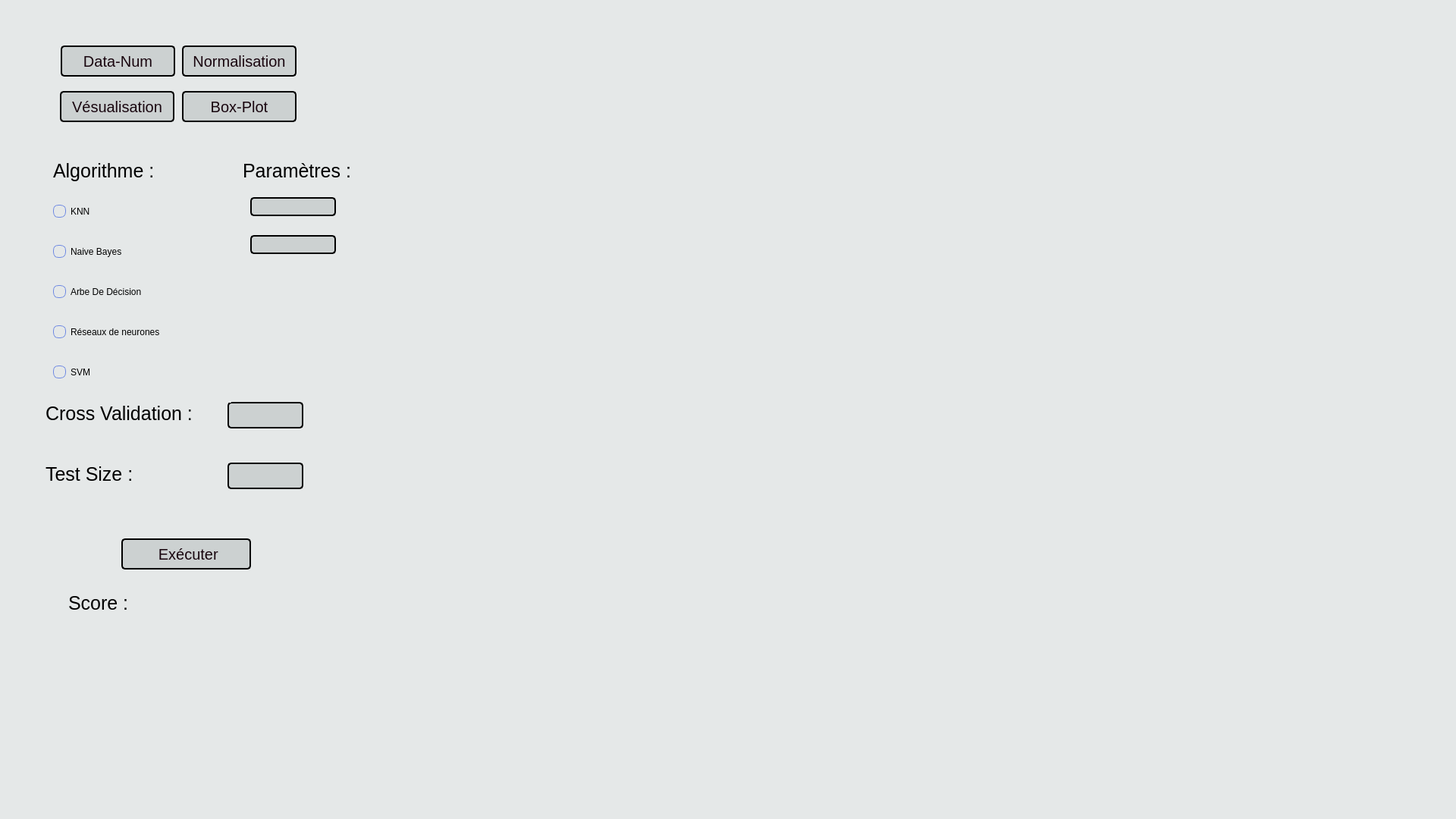
<?xml version="1.0" encoding="UTF-8"?>
<ui version="4.0">
 <class>MainWindow</class>
 <widget class="QMainWindow" name="MainWindow">
  <property name="geometry">
   <rect>
    <x>0</x>
    <y>0</y>
    <width>1920</width>
    <height>1080</height>
   </rect>
  </property>
  <property name="windowTitle">
   <string>MainWindow</string>
  </property>
  <property name="styleSheet">
   <string notr="true">background-color: #E5E8E8;


</string>
  </property>
  <widget class="QWidget" name="centralwidget">
   <widget class="QPushButton" name="pushButton">
    <property name="geometry">
     <rect>
      <x>240</x>
      <y>120</y>
      <width>151</width>
      <height>41</height>
     </rect>
    </property>
    <property name="styleSheet">
     <string notr="true">QPushButton{
    background: #FFFFFF;
    background-color:#CCD1D1;
	font: 25 11pt &quot;URW Bookman&quot;;
    border: 2px solid #000000; 
    border-radius: 5px; 
    font-size:20px;
    color: #19060f;

}
QPushButton:hover{
     border: 2px solid #6E89E2; 
     background: #FFFFFF;
      background-color:#FFFFFF;
      color: #000000;
}</string>
    </property>
    <property name="text">
     <string>Box-Plot</string>
    </property>
   </widget>
   <widget class="QPushButton" name="pushButton_2">
    <property name="geometry">
     <rect>
      <x>80</x>
      <y>60</y>
      <width>151</width>
      <height>41</height>
     </rect>
    </property>
    <property name="styleSheet">
     <string notr="true">QPushButton{
    background: #FFFFFF;
    background-color:#CCD1D1;
	font: 25 11pt &quot;URW Bookman&quot;;
    border: 2px solid #000000; 
    border-radius: 5px; 
    font-size:20px;
    color: #19060f;

}
QPushButton:hover{
     border: 2px solid #6E89E2; 
     background: #FFFFFF;
      background-color:#FFFFFF;
      color: #000000;
}</string>
    </property>
    <property name="text">
     <string>Data-Num</string>
    </property>
   </widget>
   <widget class="QPushButton" name="pushButton_3">
    <property name="geometry">
     <rect>
      <x>79</x>
      <y>120</y>
      <width>151</width>
      <height>41</height>
     </rect>
    </property>
    <property name="styleSheet">
     <string notr="true">QPushButton{
    background: #FFFFFF;
    background-color:#CCD1D1;
	font: 25 11pt &quot;URW Bookman&quot;;
    border: 2px solid #000000; 
    border-radius: 5px; 
    font-size:20px;
    color: #19060f;

}
QPushButton:hover{
     border: 2px solid #6E89E2; 
     background: #FFFFFF;
      background-color:#FFFFFF;
      color: #000000;
}</string>
    </property>
    <property name="text">
     <string>Vésualisation</string>
    </property>
   </widget>
   <widget class="QLineEdit" name="lineEdit">
    <property name="geometry">
     <rect>
      <x>330</x>
      <y>260</y>
      <width>113</width>
      <height>25</height>
     </rect>
    </property>
    <property name="styleSheet">
     <string notr="true">QLineEdit{
    background: #FFFFFF;
    background-color:#CCD1D1;
	font: 25 11pt &quot;URW Bookman&quot;;
    border: 2px solid #000000; 
    border-radius: 5px; 
    font-size:20px;
    color: #000000;

}
QLineEdit:hover{
     border: 2px solid #6E89E2; 
     background: #FFFFFF;
      background-color:#FFFFFF;
      color: #000000;
}</string>
    </property>
   </widget>
   <widget class="QLineEdit" name="lineEdit_2">
    <property name="geometry">
     <rect>
      <x>330</x>
      <y>310</y>
      <width>113</width>
      <height>25</height>
     </rect>
    </property>
    <property name="styleSheet">
     <string notr="true">QLineEdit{
    background: #FFFFFF;
    background-color:#CCD1D1;
	font: 25 11pt &quot;URW Bookman&quot;;
    border: 2px solid #000000; 
    border-radius: 5px; 
    font-size:20px;
    color: #000000;

}
QLineEdit:hover{
     border: 2px solid #6E89E2; 
     background: #FFFFFF;
      background-color:#FFFFFF;
      color: #000000;
}</string>
    </property>
   </widget>
   <widget class="QLineEdit" name="lineEdit_4">
    <property name="geometry">
     <rect>
      <x>300</x>
      <y>530</y>
      <width>100</width>
      <height>35</height>
     </rect>
    </property>
    <property name="styleSheet">
     <string notr="true">QLineEdit{
    background: #FFFFFF;
    background-color:#CCD1D1;
	font: 25 11pt &quot;URW Bookman&quot;;
    border: 2px solid #000000; 
    border-radius: 5px; 
    font-size:20px;
    color: #000000;

}
QLineEdit:hover{
     border: 2px solid #6E89E2; 
     background: #FFFFFF;
      background-color:#FFFFFF;
      color: #000000;
}</string>
    </property>
   </widget>
   <widget class="QLabel" name="label">
    <property name="geometry">
     <rect>
      <x>320</x>
      <y>210</y>
      <width>161</width>
      <height>31</height>
     </rect>
    </property>
    <property name="styleSheet">
     <string notr="true">QLabel{
 
   background-color: #E5E8E8;
	font: 25 11pt &quot;URW Bookman&quot;;
    font-size:25px;
    color: #000000;

}
</string>
    </property>
    <property name="text">
     <string>Paramètres :</string>
    </property>
   </widget>
   <widget class="QLabel" name="label_2">
    <property name="geometry">
     <rect>
      <x>70</x>
      <y>210</y>
      <width>171</width>
      <height>31</height>
     </rect>
    </property>
    <property name="styleSheet">
     <string notr="true">QLabel{
 
   background-color: #E5E8E8;
	font: 25 20pt &quot;URW Bookman&quot;;
    font-size: 25px;
    color: #000000;

}
</string>
    </property>
    <property name="text">
     <string>Algorithme :</string>
    </property>
   </widget>
   <widget class="QLabel" name="label_3">
    <property name="geometry">
     <rect>
      <x>60</x>
      <y>530</y>
      <width>231</width>
      <height>31</height>
     </rect>
    </property>
    <property name="styleSheet">
     <string notr="true">QLabel{
 
   background-color: #E5E8E8;
	font: 25 11pt &quot;URW Bookman&quot;;
    font-size:25px;
    color: #000000;

}
</string>
    </property>
    <property name="text">
     <string>Cross Validation :</string>
    </property>
   </widget>
   <widget class="QLabel" name="label_4">
    <property name="geometry">
     <rect>
      <x>60</x>
      <y>610</y>
      <width>181</width>
      <height>31</height>
     </rect>
    </property>
    <property name="styleSheet">
     <string notr="true">QLabel{
 
   background-color: #E5E8E8;
	font: 25 11pt &quot;URW Bookman&quot;;
    font-size:25px;
    color: #000000;

}
</string>
    </property>
    <property name="text">
     <string>Test Size :</string>
    </property>
   </widget>
   <widget class="QLineEdit" name="lineEdit_5">
    <property name="geometry">
     <rect>
      <x>300</x>
      <y>610</y>
      <width>100</width>
      <height>35</height>
     </rect>
    </property>
    <property name="styleSheet">
     <string notr="true">QLineEdit{
    background: #FFFFFF;
    background-color:#CCD1D1;
	font: 25 11pt &quot;URW Bookman&quot;;
    border: 2px solid #000000; 
    border-radius: 5px; 
    font-size:20px;
    color: #000000;

}
QLineEdit:hover{
     border: 2px solid #6E89E2; 
     background: #FFFFFF;
      background-color:#FFFFFF;
      color: #000000;
}</string>
    </property>
   </widget>
   <widget class="QPushButton" name="pushButton_4">
    <property name="geometry">
     <rect>
      <x>160</x>
      <y>710</y>
      <width>171</width>
      <height>41</height>
     </rect>
    </property>
    <property name="autoFillBackground">
     <bool>false</bool>
    </property>
    <property name="styleSheet">
     <string notr="true">QPushButton{
    background: #FFFFFF;
    background-color:#CCD1D1;
	font: 25 11pt &quot;URW Bookman&quot;;
    border: 2px solid #000000; 
    border-radius: 5px; 
    font-size:20px;
    color: #19060f;

}
QPushButton:hover{
     border: 2px solid #6E89E2; 
     background: #FFFFFF;
      background-color:#FFFFFF;
      color: #000000;
}</string>
    </property>
    <property name="text">
     <string> Exécuter</string>
    </property>
    <property name="icon">
     <iconset>
      <normalon>:/newPrefix/administration.png</normalon>
     </iconset>
    </property>
    <property name="autoRepeatDelay">
     <number>296</number>
    </property>
   </widget>
   <widget class="QLabel" name="label_5">
    <property name="geometry">
     <rect>
      <x>90</x>
      <y>780</y>
      <width>81</width>
      <height>31</height>
     </rect>
    </property>
    <property name="styleSheet">
     <string notr="true">QLabel{
 
   background-color: #E5E8E8;
	font: 25 11pt &quot;URW Bookman&quot;;
    font-size:25px;
    color: #000000;

}
</string>
    </property>
    <property name="text">
     <string>Score :</string>
    </property>
   </widget>
   <widget class="QTextBrowser" name="textBrowser">
    <property name="geometry">
     <rect>
      <x>200</x>
      <y>780</y>
      <width>161</width>
      <height>41</height>
     </rect>
    </property>
    <property name="styleSheet">
     <string notr="true">QTextBrowser{
 
   background-color: #E5E8E8;
	font: 25 11pt &quot;URW Bookman&quot;;
    font-size:20px;
    border-radius: 20px;
    color: #000000;

}
</string>
    </property>
   </widget>
   <widget class="QWidget" name="layoutWidget">
    <property name="geometry">
     <rect>
      <x>70</x>
      <y>240</y>
      <width>235</width>
      <height>291</height>
     </rect>
    </property>
    <layout class="QVBoxLayout" name="verticalLayout">
     <item>
      <widget class="QRadioButton" name="radioButton">
       <property name="styleSheet">
        <string notr="true">QRadioButton {
   background-color: #E5E8E8;
   color: black;
   font: 25 15pt &quot;URW Bookman&quot;;
   
}
QRadioButton::indicator {
   width: 10px;
   height: 10px;
   border-radius: 5px;
}
QRadioButton::indicator::unchecked{ 
   border: 1px solid; 
   border-color: #6E89E2;
   border-radius: 7px;
   background-color: #E5E8E8; 
   width: 15px; 
   height: 15px; 
}
QRadioButton::indicator::checked{ 
   border: 1px solid; 
   border-color: #000000;
   border-radius: 8px;
   background-color: #6E89E2; 
   width: 15px; 
   height: 15px; 
}
QRadioButton:hover{

     color: #6E89E2;
     font: 25 11pt  #6E89E2;
}</string>
       </property>
       <property name="text">
        <string>KNN</string>
       </property>
      </widget>
     </item>
     <item>
      <widget class="QRadioButton" name="radioButton_2">
       <property name="styleSheet">
        <string notr="true">QRadioButton {
   background-color: #E5E8E8;
   color: black;
    font: 25 15pt &quot;URW Bookman&quot;;
   
}
QRadioButton::indicator {
   width: 10px;
   height: 10px;
   border-radius: 5px;
}
QRadioButton::indicator::unchecked{ 
   border: 1px solid; 
   border-color: #6E89E2;
   border-radius: 7px;
   background-color: #E5E8E8; 
   width: 15px; 
   height: 15px; 
}
QRadioButton::indicator::checked{ 
   border: 1px solid; 
   border-color: #000000;
   border-radius: 8px;
   background-color: #6E89E2; 
   width: 15px; 
   height: 15px; 
}
QRadioButton:hover{

     color: #6E89E2;
     font: 25 11pt  #6E89E2;
}</string>
       </property>
       <property name="text">
        <string>Naive Bayes</string>
       </property>
      </widget>
     </item>
     <item>
      <widget class="QRadioButton" name="radioButton_3">
       <property name="styleSheet">
        <string notr="true">QRadioButton {
   background-color: #E5E8E8;
   color: black;
   font: 25 15pt &quot;URW Bookman&quot;;
   
}
QRadioButton::indicator {
   width: 10px;
   height: 10px;
   border-radius: 5px;
}
QRadioButton::indicator::unchecked{ 
   border: 1px solid; 
   border-color: #6E89E2;
   border-radius: 7px;
   background-color: #E5E8E8; 
   width: 15px; 
   height: 15px; 
}
QRadioButton::indicator::checked{ 
   border: 1px solid; 
   border-color: #000000;
   border-radius: 8px;
   background-color: #6E89E2; 
   width: 15px; 
   height: 15px; 
}
QRadioButton:hover{

     color: #6E89E2;
     font: 25 11pt  #6E89E2;
}</string>
       </property>
       <property name="text">
        <string>Arbe De Décision</string>
       </property>
      </widget>
     </item>
     <item>
      <widget class="QRadioButton" name="radioButton_4">
       <property name="styleSheet">
        <string notr="true">QRadioButton {
   background-color: #E5E8E8;
   color: black;
   font: 25 15pt &quot;URW Bookman&quot;;
   
}
QRadioButton::indicator {
   width: 10px;
   height: 10px;
   border-radius: 5px;
}
QRadioButton::indicator::unchecked{ 
   border: 1px solid; 
   border-color: #6E89E2;
   border-radius: 7px;
   background-color: #E5E8E8; 
   width: 15px; 
   height: 15px; 
}
QRadioButton::indicator::checked{ 
   border: 1px solid; 
   border-color: #000000;
   border-radius: 8px;
   background-color: #6E89E2; 
   width: 15px; 
   height: 15px; 
}
QRadioButton:hover{

     color: #6E89E2;
     font: 25 11pt  #6E89E2;
}</string>
       </property>
       <property name="text">
        <string>Réseaux de neurones</string>
       </property>
      </widget>
     </item>
     <item>
      <widget class="QRadioButton" name="radioButton_5">
       <property name="styleSheet">
        <string notr="true">QRadioButton {
   background-color: #E5E8E8;
   color: black;
   font: 25 15pt &quot;URW Bookman&quot;;
   
}
QRadioButton::indicator {
   width: 10px;
   height: 10px;
   border-radius: 5px;
}
QRadioButton::indicator::unchecked{ 
   border: 1px solid; 
   border-color: #6E89E2;
   border-radius: 7px;
   background-color: #E5E8E8; 
   width: 15px; 
   height: 15px; 
}
QRadioButton::indicator::checked{ 
   border: 1px solid; 
   border-color: #000000;
   border-radius: 8px;
   background-color: #6E89E2; 
   width: 15px; 
   height: 15px; 
}
QRadioButton:hover{

     color: #6E89E2;
     font: 25 11pt  #6E89E2;
}</string>
       </property>
       <property name="text">
        <string>SVM</string>
       </property>
      </widget>
     </item>
    </layout>
   </widget>
   <widget class="QFrame" name="frame_2">
    <property name="geometry">
     <rect>
      <x>986</x>
      <y>41</y>
      <width>459</width>
      <height>462</height>
     </rect>
    </property>
    <property name="styleSheet">
     <string notr="true">border-radius: 20px;</string>
    </property>
    <property name="frameShape">
     <enum>QFrame::StyledPanel</enum>
    </property>
    <property name="frameShadow">
     <enum>QFrame::Raised</enum>
    </property>
   </widget>
   <widget class="QFrame" name="frame_3">
    <property name="geometry">
     <rect>
      <x>1451</x>
      <y>41</y>
      <width>459</width>
      <height>462</height>
     </rect>
    </property>
    <property name="styleSheet">
     <string notr="true">border-radius: 20px;</string>
    </property>
    <property name="frameShape">
     <enum>QFrame::StyledPanel</enum>
    </property>
    <property name="frameShadow">
     <enum>QFrame::Raised</enum>
    </property>
   </widget>
   <widget class="QFrame" name="frame_4">
    <property name="geometry">
     <rect>
      <x>521</x>
      <y>509</y>
      <width>459</width>
      <height>461</height>
     </rect>
    </property>
    <property name="styleSheet">
     <string notr="true">border-radius: 20px;</string>
    </property>
    <property name="frameShape">
     <enum>QFrame::StyledPanel</enum>
    </property>
    <property name="frameShadow">
     <enum>QFrame::Raised</enum>
    </property>
   </widget>
   <widget class="QFrame" name="frame_5">
    <property name="geometry">
     <rect>
      <x>986</x>
      <y>509</y>
      <width>459</width>
      <height>461</height>
     </rect>
    </property>
    <property name="styleSheet">
     <string notr="true">border-radius: 20px;</string>
    </property>
    <property name="frameShape">
     <enum>QFrame::StyledPanel</enum>
    </property>
    <property name="frameShadow">
     <enum>QFrame::Raised</enum>
    </property>
   </widget>
   <widget class="QFrame" name="frame_6">
    <property name="geometry">
     <rect>
      <x>1451</x>
      <y>509</y>
      <width>459</width>
      <height>461</height>
     </rect>
    </property>
    <property name="baseSize">
     <size>
      <width>0</width>
      <height>3</height>
     </size>
    </property>
    <property name="styleSheet">
     <string notr="true">border-radius: 20px;</string>
    </property>
    <property name="frameShape">
     <enum>QFrame::StyledPanel</enum>
    </property>
    <property name="frameShadow">
     <enum>QFrame::Raised</enum>
    </property>
   </widget>
   <widget class="QTextBrowser" name="textBrowser_2">
    <property name="geometry">
     <rect>
      <x>0</x>
      <y>850</y>
      <width>511</width>
      <height>192</height>
     </rect>
    </property>
    <property name="styleSheet">
     <string notr="true">QTextBrowser{
 
   background-color: #E5E8E8;
	font: 25 11pt &quot;URW Bookman&quot;;
    font-size:20px;
    color: #000000;
    border-radius: 20px;

}
</string>
    </property>
   </widget>
   <widget class="QTableWidget" name="tableWidget">
    <property name="geometry">
     <rect>
      <x>520</x>
      <y>40</y>
      <width>461</width>
      <height>461</height>
     </rect>
    </property>
    <property name="styleSheet">
     <string notr="true">border-radius: 20px;</string>
    </property>
   </widget>
   <widget class="QPushButton" name="pushButton_5">
    <property name="geometry">
     <rect>
      <x>240</x>
      <y>60</y>
      <width>151</width>
      <height>41</height>
     </rect>
    </property>
    <property name="styleSheet">
     <string notr="true">QPushButton{
    background: #FFFFFF;
    background-color:#CCD1D1;
	font: 25 11pt &quot;URW Bookman&quot;;
    border: 2px solid #000000; 
    border-radius: 5px; 
    font-size:20px;
    color: #19060f;

}
QPushButton:hover{
     border: 2px solid #6E89E2; 
     background: #FFFFFF;
      background-color:#FFFFFF;
      color: #000000;
}</string>
    </property>
    <property name="text">
     <string>Normalisation</string>
    </property>
   </widget>
  </widget>
  <widget class="QStatusBar" name="statusbar"/>
 </widget>
 <resources>
  <include location="m2/image.qrc"/>
 </resources>
 <connections/>
</ui>
